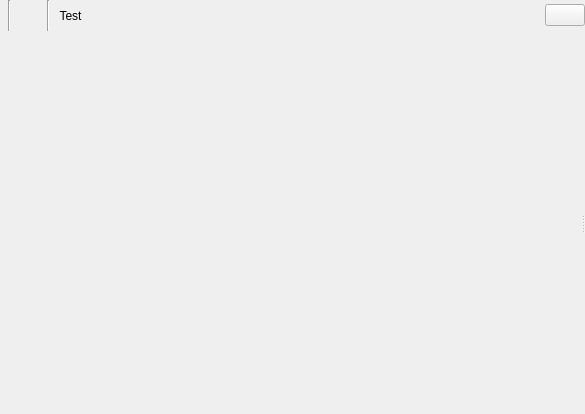
<?xml version="1.0" encoding="UTF-8"?>
<ui version="4.0">
 <class>DatasetContainer</class>
 <widget class="QWidget" name="DatasetContainer">
  <property name="geometry">
   <rect>
    <x>0</x>
    <y>0</y>
    <width>585</width>
    <height>414</height>
   </rect>
  </property>
  <property name="windowTitle">
   <string>Form</string>
  </property>
  <layout class="QGridLayout" name="gridLayout_3">
   <property name="leftMargin">
    <number>0</number>
   </property>
   <property name="topMargin">
    <number>0</number>
   </property>
   <property name="rightMargin">
    <number>0</number>
   </property>
   <property name="bottomMargin">
    <number>0</number>
   </property>
   <item row="0" column="0">
    <widget class="QStackedWidget" name="stackedWidget">
     <property name="currentIndex">
      <number>0</number>
     </property>
     <widget class="QWidget" name="pageDataset">
      <layout class="QGridLayout" name="gridLayout">
       <property name="leftMargin">
        <number>0</number>
       </property>
       <property name="topMargin">
        <number>0</number>
       </property>
       <property name="rightMargin">
        <number>0</number>
       </property>
       <property name="bottomMargin">
        <number>0</number>
       </property>
       <item row="0" column="0">
        <layout class="QVBoxLayout" name="verticalLayout_2">
         <property name="spacing">
          <number>0</number>
         </property>
         <item>
          <widget class="QFrame" name="frame">
           <property name="sizePolicy">
            <sizepolicy hsizetype="Preferred" vsizetype="Maximum">
             <horstretch>0</horstretch>
             <verstretch>0</verstretch>
            </sizepolicy>
           </property>
           <property name="frameShape">
            <enum>QFrame::NoFrame</enum>
           </property>
           <property name="frameShadow">
            <enum>QFrame::Raised</enum>
           </property>
           <layout class="QHBoxLayout" name="horizontalLayout">
            <property name="spacing">
             <number>2</number>
            </property>
            <property name="leftMargin">
             <number>0</number>
            </property>
            <property name="topMargin">
             <number>0</number>
            </property>
            <property name="rightMargin">
             <number>0</number>
            </property>
            <property name="bottomMargin">
             <number>0</number>
            </property>
            <item>
             <layout class="QHBoxLayout" name="datasetButtonsLayout">
              <property name="spacing">
               <number>2</number>
              </property>
              <property name="leftMargin">
               <number>4</number>
              </property>
              <property name="topMargin">
               <number>4</number>
              </property>
              <property name="rightMargin">
               <number>4</number>
              </property>
              <property name="bottomMargin">
               <number>4</number>
              </property>
             </layout>
            </item>
            <item>
             <widget class="Line" name="line">
              <property name="orientation">
               <enum>Qt::Vertical</enum>
              </property>
             </widget>
            </item>
            <item>
             <widget class="QToolButton" name="pbDelete">
              <property name="toolTip">
               <string>Delete dataset</string>
              </property>
              <property name="icon">
               <iconset resource="../../../../addons_pro/plugins/core_plugins/items/chart/chart.qrc">
                <normaloff>:/images/trash-empty.png</normaloff>:/images/trash-empty.png</iconset>
              </property>
              <property name="iconSize">
               <size>
                <width>24</width>
                <height>24</height>
               </size>
              </property>
              <property name="autoRaise">
               <bool>true</bool>
              </property>
             </widget>
            </item>
            <item>
             <widget class="Line" name="line_2">
              <property name="orientation">
               <enum>Qt::Vertical</enum>
              </property>
             </widget>
            </item>
            <item>
             <widget class="QToolButton" name="bTest">
              <property name="text">
               <string>Test</string>
              </property>
              <property name="icon">
               <iconset resource="../script_editor/script_editor.qrc">
                <normaloff>:/images/validate.png</normaloff>:/images/validate.png</iconset>
              </property>
              <property name="iconSize">
               <size>
                <width>24</width>
                <height>24</height>
               </size>
              </property>
              <property name="toolButtonStyle">
               <enum>Qt::ToolButtonTextBesideIcon</enum>
              </property>
              <property name="autoRaise">
               <bool>true</bool>
              </property>
             </widget>
            </item>
            <item>
             <spacer name="horizontalSpacer">
              <property name="orientation">
               <enum>Qt::Horizontal</enum>
              </property>
              <property name="sizeHint" stdset="0">
               <size>
                <width>40</width>
                <height>20</height>
               </size>
              </property>
             </spacer>
            </item>
            <item>
             <widget class="QPushButton" name="bProperties">
              <property name="toolTip">
               <string>Properties</string>
              </property>
              <property name="text">
               <string/>
              </property>
              <property name="icon">
               <iconset resource="../../../appsCore/designerCore/designerCore.qrc">
                <normaloff>:/images/run-build.png</normaloff>:/images/run-build.png</iconset>
              </property>
              <property name="checkable">
               <bool>true</bool>
              </property>
             </widget>
            </item>
           </layout>
          </widget>
         </item>
         <item>
          <widget class="QSplitter" name="splitter">
           <property name="orientation">
            <enum>Qt::Horizontal</enum>
           </property>
           <widget class="FancyTabWidget" name="tabs" native="true">
            <property name="sizePolicy">
             <sizepolicy hsizetype="Preferred" vsizetype="Preferred">
              <horstretch>0</horstretch>
              <verstretch>0</verstretch>
             </sizepolicy>
            </property>
           </widget>
           <widget class="QWidget" name="layoutWidget">
            <layout class="QVBoxLayout" name="verticalLayout">
             <item>
              <layout class="QVBoxLayout" name="propertyEditorLayout"/>
             </item>
             <item>
              <layout class="QVBoxLayout" name="variablesLoyout"/>
             </item>
            </layout>
           </widget>
          </widget>
         </item>
        </layout>
       </item>
      </layout>
     </widget>
     <widget class="QWidget" name="pageTest">
      <layout class="QVBoxLayout" name="verticalLayout_3">
       <property name="spacing">
        <number>0</number>
       </property>
       <property name="leftMargin">
        <number>0</number>
       </property>
       <property name="topMargin">
        <number>0</number>
       </property>
       <property name="rightMargin">
        <number>0</number>
       </property>
       <property name="bottomMargin">
        <number>0</number>
       </property>
       <item>
        <widget class="QFrame" name="frame_2">
         <property name="sizePolicy">
          <sizepolicy hsizetype="Preferred" vsizetype="Fixed">
           <horstretch>0</horstretch>
           <verstretch>0</verstretch>
          </sizepolicy>
         </property>
         <property name="minimumSize">
          <size>
           <width>0</width>
           <height>30</height>
          </size>
         </property>
         <property name="maximumSize">
          <size>
           <width>16777215</width>
           <height>30</height>
          </size>
         </property>
         <property name="frameShape">
          <enum>QFrame::StyledPanel</enum>
         </property>
         <property name="frameShadow">
          <enum>QFrame::Raised</enum>
         </property>
         <layout class="QHBoxLayout" name="horizontalLayout_2">
          <property name="leftMargin">
           <number>0</number>
          </property>
          <property name="topMargin">
           <number>0</number>
          </property>
          <property name="rightMargin">
           <number>0</number>
          </property>
          <property name="bottomMargin">
           <number>0</number>
          </property>
          <item>
           <widget class="QPushButton" name="bCloseTest">
            <property name="sizePolicy">
             <sizepolicy hsizetype="Preferred" vsizetype="Fixed">
              <horstretch>0</horstretch>
              <verstretch>0</verstretch>
             </sizepolicy>
            </property>
            <property name="minimumSize">
             <size>
              <width>0</width>
              <height>24</height>
             </size>
            </property>
            <property name="maximumSize">
             <size>
              <width>16777215</width>
              <height>24</height>
             </size>
            </property>
            <property name="text">
             <string>Close</string>
            </property>
           </widget>
          </item>
          <item>
           <spacer name="horizontalSpacer_2">
            <property name="orientation">
             <enum>Qt::Horizontal</enum>
            </property>
            <property name="sizeHint" stdset="0">
             <size>
              <width>494</width>
              <height>18</height>
             </size>
            </property>
           </spacer>
          </item>
         </layout>
        </widget>
       </item>
       <item>
        <widget class="QSplitter" name="splitterTestPage">
         <property name="orientation">
          <enum>Qt::Vertical</enum>
         </property>
         <widget class="QTableView" name="table"/>
         <widget class="QTextEdit" name="errors"/>
        </widget>
       </item>
      </layout>
     </widget>
    </widget>
   </item>
  </layout>
 </widget>
 <customwidgets>
  <customwidget>
   <class>FancyTabWidget</class>
   <extends>QWidget</extends>
   <header location="global">fancytabs.h</header>
   <container>1</container>
  </customwidget>
 </customwidgets>
 <resources>
  <include location="../../../../addons_pro/plugins/core_plugins/items/chart/chart.qrc"/>
  <include location="../script_editor/script_editor.qrc"/>
  <include location="../../../appsCore/designerCore/designerCore.qrc"/>
 </resources>
 <connections/>
</ui>
